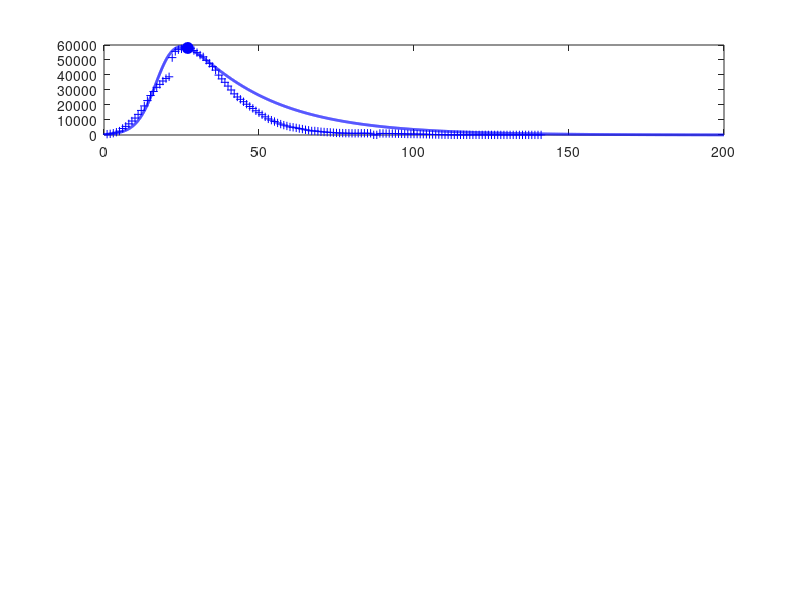

The MATLAB script that drew this image: (Note: this script raises an error after producing the figure.)
% svr19CHINA.m

% Revised:  2020 03 25

% Mathemtatical model for the spread of the covid19 virus
% Model for GLOBAL spread of virus
% Model for CHINA spread of virus: download svr19CHINA.m
% Data from https://www.worldometers.info/coronavirus/
% Date file:  covid19.mat  variable covid19
% Model specified by the variables in the INPUT SECTION of the Script

% DOING PHYSICS WITH MATLAB: 
%   http://www.physics.usyd.edu.au/teach_res/mp/mphome.htm
% Documentation
%   http://www.physics.usyd.edu.au/teach_res/mp/doc/sird19E.htm
% Download Scripts
%   http://www.physics.usyd.edu.au/teach_res/mp/mscripts/

% Ian Cooper
% email: matlabvisualphysics@gmail.com
% Matlab 2019b

% Populations: Data d / Model
% Susceptible individuals:  Sd  S
% Active infections (currently infected);  Id  I
% Recovered:  Rd  R
% Dead:  Dd  D

close all
clear
clc


global Imax Rmax Dmax ITmax Smax

load('covid19.mat')

% DATA: variable covid19
% Col 1: World   Id   Currently Infected Cases
% Col 2: World   Rd   Recovered
% Col 3: World   Dd   Deaths

% Data for China with Script svr19CHINA.m
% Col 4: China   Total infected cases
% Col 5: China   Currently Infected Cases
% Col 6: China   Deaths
% Col 7: USA     Total infected cases
% Col 8: USA     Currently infected cases
% Col 9: USA     Deaths
% Col 10: AUST     Total infected cases
% Col 11: AUST     Currently infected cases
% Col 12: AUST     Deaths

% Model: number of time steps 
  num = 5000;

% *********************************************************************  
% INPUTS: Model Parameters
% ********************************************************************* 

% Maximum number of days for model   [200]
  tMax = 200;
% Initial number of infections   [0.004] 
  I = zeros(num,1);
  I(1) = 0.004;
% Adjustible model parameters  
% S --> I  [0.38] 
  a = 0.35;
% I --> R  [0.036]
  b = 0.038;
% I --> D  [0.0025]
  d = 0.0015;

% See SETUP for input of surge factors

% *********************************************************************  
% SETUP
% ********************************************************************* 
  
% DATA: Id Rd Dd / Number of data days for COVID19  
  Ndays  = find(covid19 == 0,1) - 1;  
  Idtot  = covid19(1:Ndays,4);
  Id     = covid19(1:Ndays,5);
  Dd     = covid19(1:Ndays,6);

% Model: S  D  R  
  S = zeros(num,1);
  D = zeros(num,1);
  R = zeros(num,1);
  
% Model: Initial values for populations
  S(1) = 1;
  D(1) = 0;
  R(1) = 0;   
  
% TIME [days]
  t = linspace(0,tMax,num)';
  dt = t(2) - t(1);

  
% SURGE FACTORS
  s = zeros(num,1);
   for n = 1:num-1
     if t(n) > 90 && t(n) < 120
        s(n) = 0.0;
     end
   end

   
% *********************************************************************  
% MODEL: Time Evolution
% ********************************************************************* 
 
for n = 1:num-1
  dS = -a*S(n)*I(n)*dt;
  dI = -dS;
  I(n+1) = I(n) + dI;
  dR = b*I(n)*dt;
  dD = d*I(n)*dt;
  surge = s(n)*S(n)*dt;
  R(n+1) = R(n)+ dR;
  D(n+1) = D(n) + dD;
  S(n+1) = S(n) + dS + surge;
  I(n+1) = I(n+1) - dR - dD;
end

% Scaling I, R and D values at day specified by t_index 
%   I(27) = Id(27)
  t_index = 27;
  index = find(t > t_index,1);
  f = Id(t_index)./ I(index);

% Scale populations
  I = f.*I;
  R = f.*R;
  D = f*D;
  
  Imax = max(I);
  Rmax = max(R);
  Dmax = max(D);
  Smax = max(S);
  
% Model: total population that has been infected;  
  Itot = I + R + D;
  ITmax = max(Itot);
  
% Data
  Rd = Idtot - Id - Dd;
  Idmax = max(Id);
  Rdmax = max(Rd);
  Ddmax = max(Dd);
  ITdmax = max(Idtot);
  
% Percentages: model
  pI = 100*I(end) / Itot(end);
  pR = 100*R(end) / Itot(end);
  pD = 100*D(end) / Itot(end);
  
% Percentages: Data
  pId = 100*Id(end) / Idtot(end);
  pRd = 100*Rd(end) / Idtot(end);
  pDd = 100*Dd(end) / Idtot(end);
  
  
  
% *********************************************************************  
% GRAPHICS
% ********************************************************************* 

figure(1)
  set(gcf,'units','normalized');
  set(gcf,'position',[0.02 0.05 0.3 0.75]);
  set(gcf,'color','w');

subplot(4,1,1)  % INFECTIONS
    xP = 1: Ndays;
    yP = Id;
    plot(xP,yP,'b+')   
    hold on
    
    xP = t_index; yP = Id(t_index);
    plot(xP,yP,'bo','markerfacecolor','b','markersize',8)
    
    xP = t; yP = I;
    plot(xP,yP,'b','linewidth',2)

    plotMonths(1)
       
    grid on
    title('Active Infections  I')
    ylabel('I','FontName','Times New Roman')  
    set(gca,'fontsize',12)
  
    hold on    
subplot(4,1,2)   % RECOVERIES
    xP = 1: Ndays;
    yP = Rd; 
    plot(xP,yP,'k+')
    hold on
 
    xP = t_index; yP = Rd(t_index);
    plot(xP,yP,'ko','markerfacecolor','k','markersize',8)
    
    xP = t; yP = R;
    plot(xP,yP,'k','linewidth',2)
    
    plotMonths(2)    
    
    grid on
    ylabel('R')
    title('Recoveries  R')
    set(gca,'fontsize',12)
   
 subplot(4,1,3)    % DEATHS
    xP = 1: Ndays;
    yP = Dd; 
    plot(xP,yP,'r+')
    hold on
 
    xP = t_index; yP = Dd(t_index);
    plot(xP,yP,'ro','markerfacecolor','r','markersize',8)
    
    xP = t; yP = D;
    plot(xP,yP,'r','linewidth',2)
    
    plotMonths(3)
    grid on
    
    ylabel('D')
    title('Deaths  D')
    set(gca,'fontsize',12)   
    
 subplot(4,1,4)   % Total infections
    xP = 1: Ndays;
    yP = Idtot; 
    plot(xP,yP,'b+')
    hold on
    xP = t; yP = Itot;
    plot(xP,yP,'b','linewidth',2)
    
    plotMonths(4)
    
    grid on
    xlabel('days elapsed')
    ylabel('I_{tot}','FontName','Times New Roman')
    title('Total Infections I_{tot}');
    set(gca,'fontsize',12) 
    

figure(2)
   set(gcf,'units','normalized');
   set(gcf,'position',[0.60 0.05 0.25 0.25]);
   set(gcf,'color','w');

   fig = figure(2);
   left_color = [0 0 0];
   right_color = [1 0 1];
   set(fig,'defaultAxesColorOrder',[left_color; right_color]);
   
    hold on
    plotMonths(5)   
        
    yyaxis left
    xP = t; yP = S;
    plot(xP,yP,'k','linewidth',2)
    grid on
    xlabel('days elapsed')
    ylabel('Susceptible population  S') 
      
    yyaxis right
    xP = t; yP = s;
    plot(xP,yP,'m','linewidth',1)
    grid on
    ylabel('surge factor  s') 
        
    set(gca,'fontsize',12)    
    box on
    
figure(7)
   set(gcf,'units','normalized');
   set(gcf,'position',[0.33 0.05 0.25 0.35]);
   set(gcf,'color','w');

   xlim([0 120])
   ylim([0 250])
   hh = 250; dh = -25;
   
   txt = 'Start date:  22 January 2020';
   Htext = text(0,hh,txt,'fontsize',12);
   set(Htext,'color','k')
   
   hh = hh+dh;
   txt = 'Model Parameters';
   text(0,hh,txt,'fontsize',12)
   
   hh = hh+dh;
   txt = sprintf('I(0) = %3.0f   a = %2.3f   b = %2.3f   d = %2.3f', ...
       I(1),a,b,d);
   text(0,hh,txt,'fontsize',12)
      
   hh = hh+2*dh; 
   txt = 'DATA';
   text(0,hh,txt,'fontsize',12)
   
    z = datenum([2020 1 22]);
    z = z + Ndays-1;
    z = datetime(z,'ConvertFrom','datenum');
    z.Format = 'dd-MMM-yyyy';
    txt = cellstr(z) ; 
    text(20,hh,txt,'fontsize',12)
    
   hh = hh+dh;
   z1 = Id(end); z2 = Rd(end); z3 = Dd(end); z4 = z1+z2+z3;  
   txt = sprintf('I = %5.0f    R = %5.0f    D = %5.0f    I_{tot} = %5.0f', z1,z2,z3,z4);
   text(6,hh,txt,'fontsize',12)
   
  % Recoveries and Deaths
    pR = 100*Rd(end)/(Rd(end)+Dd(end));
    pD = 100*Dd(end)/(Rd(end)+Dd(end));
    hh = hh+dh;
    txt = sprintf('percent: Active = %2.1f  Recoveries = %2.1f    Deaths = %2.1f   ',pId,pRd,pDd);
    text(2,hh,txt,'fontsize',12)  
   
   hh = hh+2*dh; 
   txt = 'MODEL PREDICTIONS';
   text(0,hh,txt,'fontsize',12)
   
    z = datenum([2020 1 22]);
    z = z + tMax;
    z = datetime(z,'ConvertFrom','datenum');
    z.Format = 'dd-MMM-yyyy';
    txt = cellstr(z) ; 
    text(60,hh,txt,'fontsize',12)
   
   hh = hh+dh;
    z1 = I(end); z2 = R(end); z3 = D(end); z4 = z1+z2+z3;  
    txt = sprintf('I = %5.0f    R = %5.0f    D = %5.0f    I_{tot} = %5.0f', z1,z2,z3,z4);
    text(6,hh,txt,'fontsize',12)

   hh = hh+dh;
    txt = 'Peak';
    text(10,hh,txt,'fontsize',12)
    z = find(I == Imax,1);
    z = t(z) + datenum([2020 1 22]);
    z = datetime(z,'ConvertFrom','datenum');
    z.Format = 'dd-MMM-yyyy';
    txt = cellstr(z) ; 
    text(30,hh,txt,'fontsize',12)
   
    txt = sprintf('I_{peak} = %5.0f',Imax);
    text(70,hh,txt,'fontsize',12)
   
    hh = hh+dh;
    txt = sprintf('percent: Active = %2.1f  Recoveries = %2.1f    Deaths = %2.1f   ',pI,pR,pD);
    text(2,hh,txt,'fontsize',12)   
       
   
   axis off    
   
   
   
   function  pM = plotMonths(z)
     global Imax Rmax Dmax ITmax Smax
     
     % Months
       m1 = [2020 01 22];    % day zero
       m2 = [2020 02  1];    % Feb
       m3 = [2020 03  1];    % Mar
       m4 = [2020 04  1];    % Apr
       m5 = [2020 05  1];    % May
       m6 = [2020 06  1];    % Jun
       m7 = [2020 07  1];    % Jul
       m8 = [2020 08  1];    % Aug
   
      tm(1) = datenum(m1);
      tm(2) = datenum(m2) - tm(1);
      tm(3) = datenum(m3) - tm(1);
      tm(4) = datenum(m4) - tm(1);
      tm(5) = datenum(m5) - tm(1);
      tm(6) = datenum(m6) - tm(1);
      tm(7) = datenum(m7) - tm(1);
      tm(8) = datenum(m8) - tm(1);
   
      if z == 1; yMax = Imax;  end
      if z == 2; yMax = Rmax;  end
      if z == 3; yMax = Dmax;  end
      if z == 4; yMax = ITmax; end
      if z == 5; yMax = Smax;  end
      
      for n = 2:8
        plot([tm(n), tm(n)], [0, yMax],'color', [0.5 0.5 0.5],'linewidth',1);
      end
      
      ys = 0.8;
      text(22, ys*yMax,'F')
      text(52, ys*yMax,'M')
      text(82, ys*yMax,'A')
      text(112,ys*yMax,'M')
      text(142,ys*yMax,'J')
      text(172,ys*yMax,'J')
      
   end
